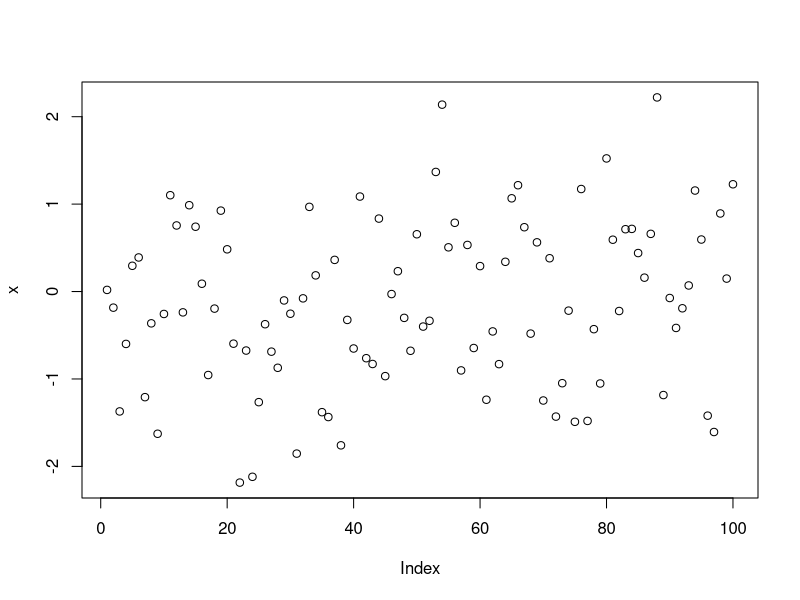
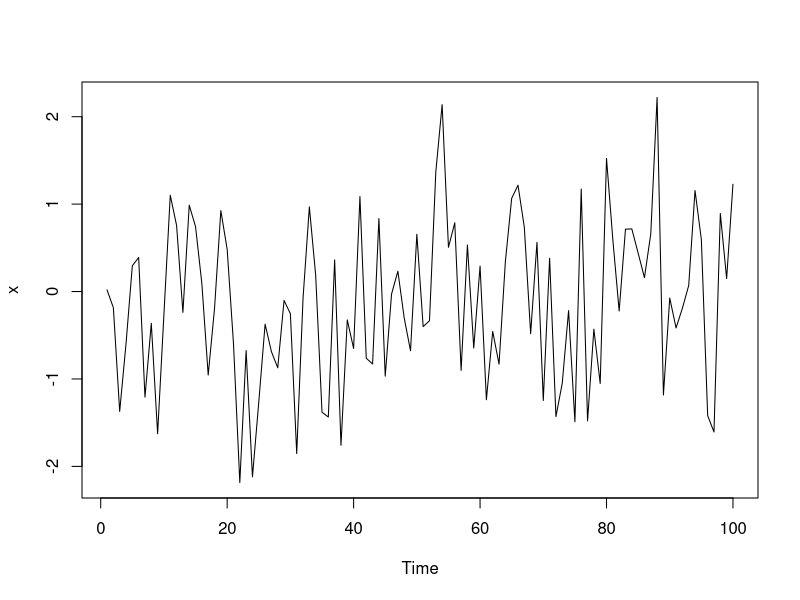
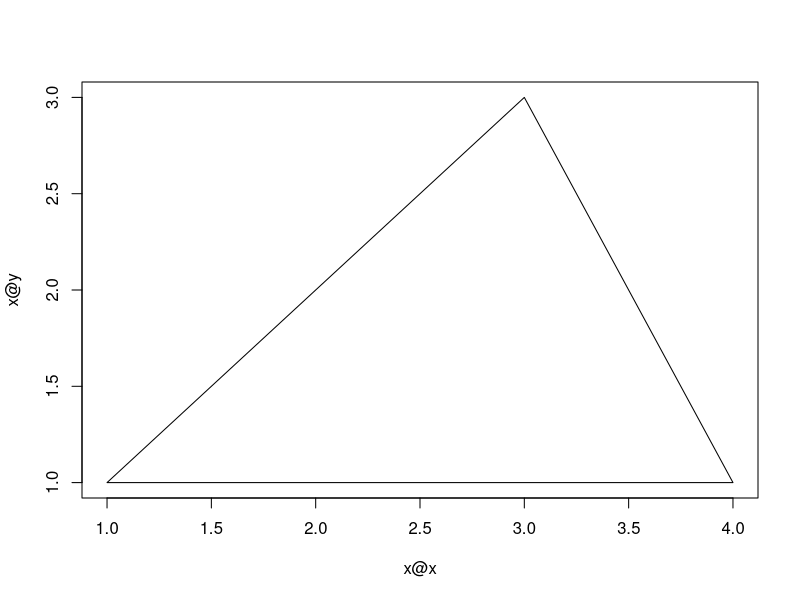

The R source for these figures, in order:
## ---- chunk 1
class(1)
class(TRUE)
## ---- chunk 2
class(rnorm(100))
class(NA)
class("foo")
## ---- chunk 3
x <- rnorm(100)
y <- x + rnorm(100)
fit <- lm(y ~ x)  ## linear regression model
class(fit)
## ---- chunk 4
mean
print
## ---- chunk 5
methods("mean")
## ---- chunk 6
library(methods)
show
## ---- chunk 7
showMethods("show")
## ---- chunk 8
set.seed(2)
x <- rnorm(100)
mean(x)
## ---- chunk 9
head(getS3method("mean", "default"))
## ---- chunk 10
tail(getS3method("mean", "default"))
## ---- chunk 11
set.seed(3)
df <- data.frame(x = rnorm(100), y = 1:100)
sapply(df, mean)
## ---- chunk 12
set.seed(10)
x <- rnorm(100)
plot(x)
## ---- chunk 13
set.seed(10)
x <- rnorm(100)
x <- as.ts(x) ## Convert to a time series object 
plot(x)
## ---- chunk 14
library(methods)
setClass("polygon",
         representation(x = "numeric",
                        y = "numeric"), where = globalenv())
## ---- chunk 15
setMethod("plot", "polygon",
          function(x, y, ...) {
                  plot(x@x, x@y, type = "n", ...)
                  xp <- c(x@x, x@x[1])
                  yp <- c(x@y, x@y[1])
                  lines(xp, yp)
	  }, where = globalenv())
## ---- chunk 16
showMethods("plot")
## ---- chunk 17
p <- new("polygon", x = c(1, 2, 3, 4), y = c(1, 2, 3, 1))
plot(p)
## ---- chunk 18
setClass("cachemean",
         representation(set = "function",
                        get = "function",
                        getmean = "function",
                        setmean = "function"), where = globalenv())
## ---- chunk 19
makeVector <- function(x) {
        data <- x
        datamean <- NULL
        get <- function() data
        set <- function(newvalue) {
                data <<- newvalue
                datamean <<- NULL
        }
        setmean <- function(newmean) datamean <<- newmean
        getmean <- function() datamean
        new("cachemean", set = set, get = get, setmean = setmean,
            getmean = getmean)
}
## ---- chunk 20
setMethod("show", "cachemean",
          function(object) {
                  x <- object@get()
                  show(x)
                  invisible(x)
          }, where = globalenv())
## ---- chunk 21
setMethod("mean", "cachemean",
          function(x, ...) {
                  m <- x@getmean()
                  if(!is.null(m))
                          return(m)
                  data <- x@get()
                  m <- mean(data, ...)
                  x@setmean(m)
                  m
          }, where = globalenv())
